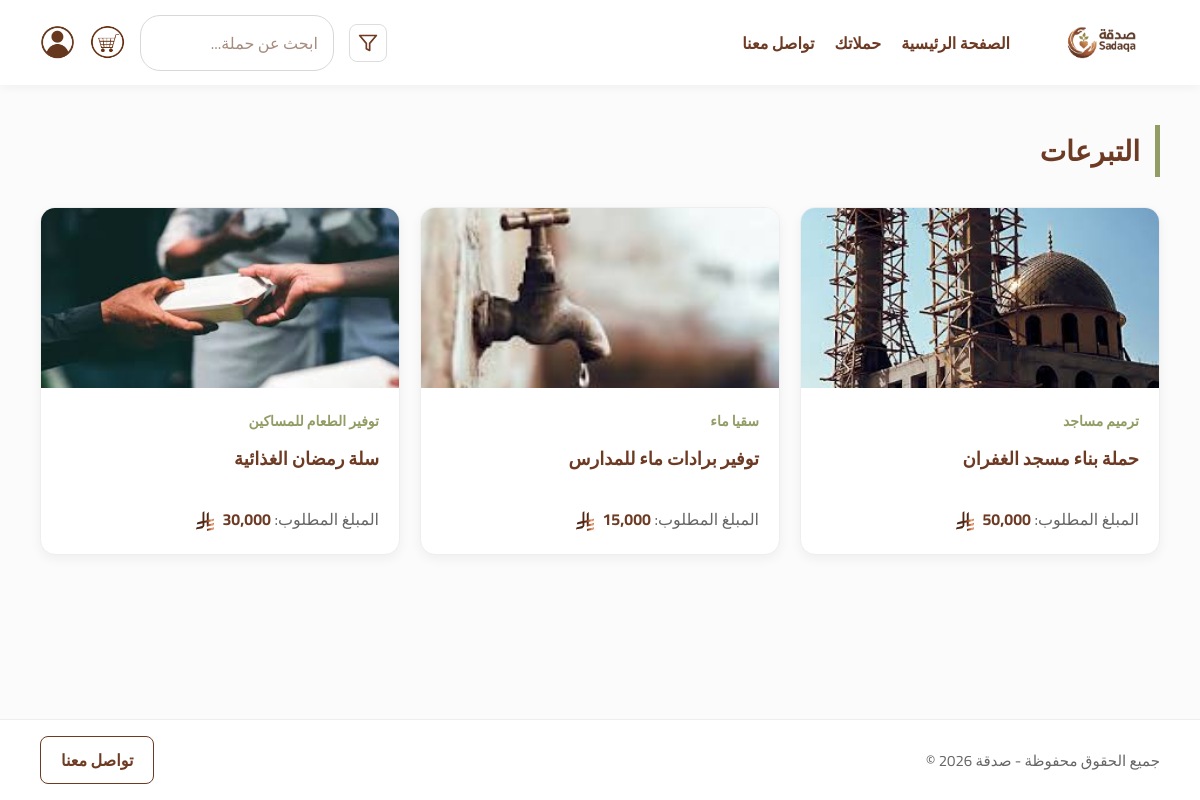
Page /Website/Code/homepage.php on the committed database.
### tables this page shows
CREATE TABLE IF NOT EXISTS campaigns (
    id INT AUTO_INCREMENT PRIMARY KEY,
    title VARCHAR(255) NOT NULL,
    description TEXT,
    category_id INT,
    goal_amount DECIMAL(10, 2) NOT NULL,
    current_amount DECIMAL(10, 2) DEFAULT 0.00,
    image_path VARCHAR(255),
    admin_id INT NULL,  
    user_id INT NULL,   
    status ENUM('active', 'inactive') DEFAULT 'active',  
    created_at TIMESTAMP DEFAULT CURRENT_TIMESTAMP,
    FOREIGN KEY (category_id) REFERENCES categories(id) ON DELETE SET NULL,
    FOREIGN KEY (admin_id) REFERENCES admins(id) ON DELETE SET NULL,
    FOREIGN KEY (user_id) REFERENCES users(id) ON DELETE SET NULL
);

CREATE TABLE IF NOT EXISTS categories (
    id INT AUTO_INCREMENT PRIMARY KEY,
    name VARCHAR(100) NOT NULL
);

### Website/Code/homepage.php (the view, shortened to what this page needs)
<?php
include '../php/db_connect.php';
$query = "SELECT c.*, cat.name as category_name FROM campaigns c JOIN categories cat ON c.category_id = cat.id WHERE c.status = 'active'";
$campaigns_res = $conn->query($query);
?>
<!DOCTYPE html>
<html lang="ar" dir="rtl">
<head>
  <link rel="stylesheet" href="styles-merged.css">
</head>
<body>
  <header class="main-header">
    <div class="header-right">
      <a href="homepage.php">
      <img src="../images/Sadaqa logo.png" alt="Sadaqa Logo" class="nav-logo">
      </a>
      <nav class="nav-links">
        <a href="homepage.php" class="active">الصفحة الرئيسية</a>
        <a href="my-campaigns.php">حملاتك</a>
        <a href="contact-us.php">تواصل معنا</a>
      </nav>
    </div>
    <div class="header-left">
      <div class="filter-wrapper">
        <button class="filter-btn" id="filterToggle">
          <svg width="20" height="20" viewBox="0 0 24 24" fill="none" stroke="currentColor" stroke-width="2" stroke-linecap="round" stroke-linejoin="round">
            <polygon points="22 3 2 3 10 12.46 10 19 14 21 14 12.46 22 3"></polygon>
          </svg>
        </button>
      </div>
      <div class="search-container">
        <form action="homepage.php" method="GET" style="width: 100%;" id="searchForm">
          <input type="text" name="search" id="searchInput" placeholder="ابحث عن حملة..." class="search-input" value="<?php echo isset($_GET['search']) ? htmlspecialchars($_GET['search']) : ''; ?>">
        </form>
      </div>
                <div class="cart-wrapper">
        <a href="cart.php" class="cart-trigger">
            <img src="../images/cart.png" alt="Cart" class="header-icon cart-icon">
        </a>
        </div>
        <a href="profile.php" class="account-link">
        <img src="../images/AccountIcon.png" alt="Account" class="header-icon account-trigger">
        </a>
    </div>
  </header>
  <main class="main-content">
  <h2 class="section-title">التبرعات</h2>
  <div class="campaigns-grid">
    <?php if ($campaigns_res->num_rows > 0): ?>
      <?php while($campaign = $campaigns_res->fetch_assoc()): ?>
        <div class="campaign-card">
          <div class="card-image-box">
            <img src="<?php echo $campaign['image_path']; ?>" alt="<?php echo $campaign['title']; ?>">
          </div>
          <a href="campaign-details.php?id=<?php echo $campaign['id']; ?>" class="card-link">
          <div class="card-info">
            <span class="campaign-category"><?php echo $campaign['category_name']; ?></span>
            <h3 class="campaign-name"><?php echo $campaign['title']; ?></h3>
            <p class="campaign-amount">المبلغ المطلوب: <span><?php echo number_format($campaign['goal_amount']); ?> <img src="../images/Saudi_Riyal_Symbol.png" alt="ر.س" class="currency-symbol"></span></p>
          </div>
          </a>
        </div>
      <?php endwhile; ?>
    <?php else: ?>
      <p>لا توجد حملات نشطة حاليًا.</p>
    <?php endif; ?>
  </div>
</main>
  <footer class="main-footer">
    <div class="footer-container">
      <p class="copyright">جميع الحقوق محفوظة - صدقة 2026 &copy</p>
      <div class="footer-links">
        <a href="contact-us.php" class="footer-contact-btn">تواصل معنا</a>
      </div>
    </div>
  </footer>
</body>
</html>

### Website/Code/styles-merged.css (style rules this page uses)
:root { --primary: #6D3A24; --secondary: #919D65; --accent: #D38B5F; --bg: #FBFBFB; --white: #ffffff; --text-soft: #8a6a58; --border-light: #eee; --border-mid: #d8d8d8; }
* { margin: 0; padding: 0; box-sizing: border-box; }
body { font-family: 'Cairo', Arial, sans-serif; direction: rtl; background-color: var(--bg); color: var(--primary); margin: 0; min-height: 100vh; display: flex; flex-direction: column; }
a img { text-decoration: none; }
.main-content { width: 100%; max-width: 1250px; margin: 0 auto; padding: 40px; flex: 1; }
.section-title { font-size: 28px; color: var(--primary); margin-bottom: 30px; border-right: 5px solid var(--secondary); padding-right: 15px; }
.account-link { text-decoration: none; display: flex; align-items: center; }
.account-trigger { cursor: pointer; }
.main-header { display: flex; justify-content: space-between; align-items: center; font-family: inherit; padding: 10px 40px; background-color: var(--white); box-shadow: 0 2px 10px rgba(0, 0, 0, 0.05); position: sticky; top: 0; z-index: 1000; }
.header-right, .header-left { display: flex; align-items: center; }
.header-right { gap: 30px; }
.header-left { gap: 15px; }
.nav-logo { width: 120px; height: auto; display: block; cursor: pointer; }
.nav-links { display: flex; gap: 20px; align-items: center; }
.nav-links a { text-decoration: none; color: var(--primary); font-family: inherit; font-weight: bold; font-size: 16px; white-space: nowrap; transition: 0.3s; }
.nav-links a.active { color: var(--primary); }
.header-icon { width: 35px; cursor: pointer; display: block; }
.search-input { width: 100%; max-width: 250px; padding: 12px 15px; border: 1px solid var(--border-mid); border-radius: 20px; outline: none; font-size: 16px; font-family: inherit; color: var(--primary); transition: 0.3s ease; }
.search-input::placeholder { color: #a68c7e; }
.filter-wrapper { position: relative; }
.filter-btn { background: none; border: 1px solid #ddd; padding: 8px; border-radius: 8px; cursor: pointer; color: var(--primary); display: flex; align-items: center; justify-content: center; transition: 0.3s ease; }
.campaigns-grid { display: grid; grid-template-columns: repeat(auto-fit, minmax(280px, 1fr)); gap: 20px; width: 100%; }
.campaign-card { width: 100%; background-color: var(--white); border-radius: 15px; border: 1px solid var(--border-light); overflow: hidden; box-shadow: 0 4px 12px rgba(0, 0, 0, 0.05); transition: transform 0.3s ease; }
.card-image-box { width: 100%; height: 180px; background-color: #f9f9f9; display: flex; justify-content: center; align-items: center; }
.card-image-box img { width: 100%; height: 100%; object-fit: cover; }
.card-info { padding: 20px; text-align: right; cursor: pointer; }
.card-link { text-decoration: none; color: inherit; display: block; }
.campaign-category { display: block; font-size: 14px; color: var(--secondary); font-weight: bold; margin-bottom: 8px; }
.campaign-name { font-size: 18px; color: var(--primary); margin-bottom: 12px; height: 50px; }
.campaign-amount { font-size: 16px; color: #666; }
.campaign-amount span { font-weight: bold; color: var(--primary); }
.main-footer { width: 100%; background-color: var(--white); border-top: 1px solid var(--border-light); padding: 25px 0; margin-top: auto; }
.footer-container { max-width: 1200px; margin: 0 auto; padding: 0 40px; display: flex; justify-content: space-between; align-items: center; }
.copyright { color: #666; font-size: 15px; }
.footer-contact-btn { text-decoration: none; color: var(--primary); font-weight: bold; border: 1px solid var(--primary); padding: 8px 20px; border-radius: 8px; transition: 0.3s ease; }
.currency-symbol { width: 20px; height: auto; display: inline-block; vertical-align: middle; margin-right: 5px; }
.campaign-amount .currency-symbol { width: 18px; }

### rows in the picture
campaigns: image_path (picture), category.name "ترميم مساجد", title "حملة بناء مسجد الغفران"
campaigns: image_path (picture), category.name "سقيا ماء", title "توفير برادات ماء للمدارس"
campaigns: image_path (picture), category.name "توفير الطعام للمساكين", title "سلة رمضان الغذائية"
